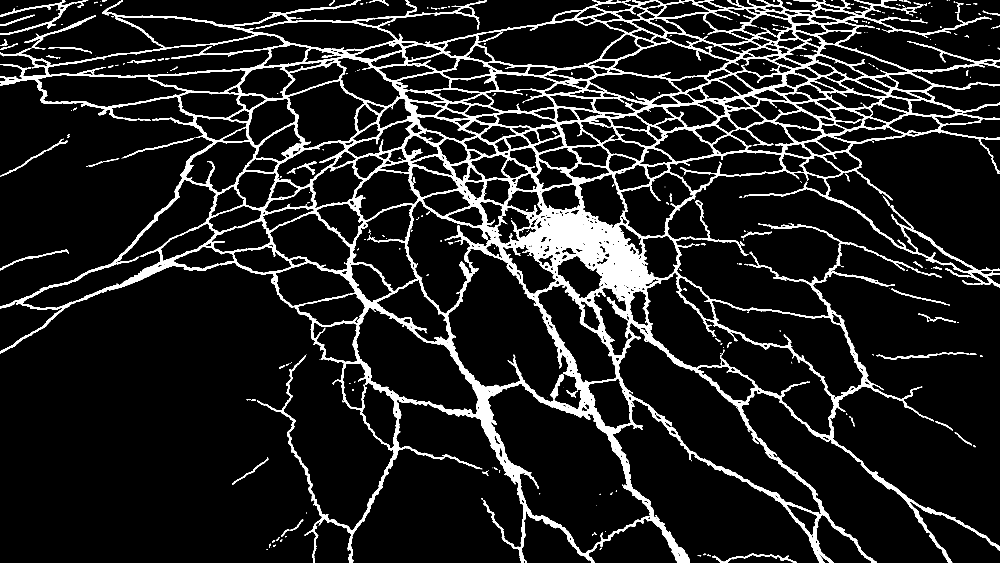
#> input picture pavement_analysis/scan/DJI_20240623182734_0008_D_mask.png, 4000 x 2250 px (shown at 1/4 size)
$ python -i generate_openmvg_damage_masks.py   (imports and definitions only)
#> lines starting #> are read from the running program, lines starting #| are printed output that depends on the picture; after the words box and inside, x2 and y2 are one past the last pixel; in counts of white or black regions, pixels touching at a corner belong together
#> in process, opened is the input picture: PIL image 4000x2250 L; 9.9% white; 429 white regions (217 under 20 px), largest, box (x1, y1, x2, y2) and area: (0, 0, 4000, 2250) 841532, (0, 0, 296, 139) 4348, (97, 61, 384, 197) 2770
"""Generate OpenMVG masks that retain pavement cracks and potholes.

OpenMVG treats zero-valued (black) pixels as excluded and non-zero pixels as
valid.  The generated masks are therefore white over detected damage and black
everywhere else.  Each mask is saved beside its source image as
``<image_stem>_mask.png``.

This script is tuned for the three DJI frames in ``pavement_analysis/scan``.
Cracks are detected from their local dark-line contrast.  The badly ravelled
pothole is included with a hand-checked polygon per frame so its bright exposed
aggregate is not lost by a dark-crack detector.
"""

from __future__ import annotations

from collections import deque
from pathlib import Path

import numpy as np
from PIL import Image, ImageDraw, ImageFilter, ImageOps


SCAN_DIR = Path(__file__).resolve().parent / "scan"
PREVIEW_DIR = SCAN_DIR / "_mask_previews"
WORK_WIDTH = 2000

# Polygon vertices are normalized to the displayed image width and height.
# They cover the visibly ravelled/pothole area, including its irregular rim.
POTHOLE_POLYGONS: dict[str, list[tuple[float, float]]] = {
    "DJI_20240623182734_0008_D": [
        (0.426, 0.320),
        (0.472, 0.286),
        (0.548, 0.313),
        (0.631, 0.356),
        (0.669, 0.423),
        (0.645, 0.505),
        (0.586, 0.557),
        (0.505, 0.563),
        (0.443, 0.505),
        (0.410, 0.413),
    ],
    "DJI_20240623182741_0009_D": [
        (0.410, 0.337),
        (0.456, 0.302),
        (0.535, 0.317),
        (0.605, 0.357),
        (0.631, 0.415),
        (0.600, 0.489),
        (0.525, 0.535),
        (0.448, 0.512),
        (0.404, 0.445),
    ],
    "DJI_20240623182745_0010_D": [
        (0.403, 0.344),
        (0.450, 0.314),
        (0.523, 0.326),
        (0.586, 0.367),
        (0.616, 0.432),
        (0.588, 0.508),
        (0.519, 0.551),
        (0.448, 0.527),
        (0.398, 0.453),
    ],
}


def shifted(mask: np.ndarray, dx: int, dy: int) -> np.ndarray:
    """Shift a boolean array without wrapping values at the image borders."""
    result = np.zeros_like(mask, dtype=np.uint8)
    height, width = mask.shape
    source_x0 = max(0, -dx)
    source_x1 = min(width, width - dx)
    source_y0 = max(0, -dy)
    source_y1 = min(height, height - dy)
    target_x0 = source_x0 + dx
    target_x1 = source_x1 + dx
    target_y0 = source_y0 + dy
    target_y1 = source_y1 + dy
    result[target_y0:target_y1, target_x0:target_x1] = mask[
        source_y0:source_y1, source_x0:source_x1
    ]
    return result


def directional_support(mask: np.ndarray, radius: int = 4) -> tuple[np.ndarray, np.ndarray]:
    """Return strongest and total support over several line orientations."""
    strongest = np.zeros_like(mask, dtype=np.uint8)
    total = np.zeros_like(mask, dtype=np.uint16)
    directions = (
        (1, 0),
        (0, 1),
        (1, 1),
        (1, -1),
        (2, 1),
        (1, 2),
        (2, -1),
        (1, -2),
    )
    for step_x, step_y in directions:
        count = np.zeros_like(mask, dtype=np.uint8)
        for offset in range(-radius, radius + 1):
            count += shifted(mask, offset * step_x, offset * step_y)
        strongest = np.maximum(strongest, count)
        total += count
    return strongest, total


def keep_linear_components(mask: np.ndarray) -> np.ndarray:
    """Remove short isolated texture responses while preserving crack segments."""
    working = mask.copy()
    kept = np.zeros_like(mask, dtype=bool)
    height, width = mask.shape
    seed_rows, seed_columns = np.nonzero(working)

    for seed_y, seed_x in zip(seed_rows.tolist(), seed_columns.tolist()):
        if not working[seed_y, seed_x]:
            continue
        working[seed_y, seed_x] = False
        queue: deque[tuple[int, int]] = deque([(seed_y, seed_x)])
        pixels: list[tuple[int, int]] = []
        min_x = max_x = seed_x
        min_y = max_y = seed_y

        while queue:
            y, x = queue.popleft()
            pixels.append((y, x))
            min_x = min(min_x, x)
            max_x = max(max_x, x)
            min_y = min(min_y, y)
            max_y = max(max_y, y)
            for neighbor_y in range(max(0, y - 1), min(height, y + 2)):
                for neighbor_x in range(max(0, x - 1), min(width, x + 2)):
                    if working[neighbor_y, neighbor_x]:
                        working[neighbor_y, neighbor_x] = False
                        queue.append((neighbor_y, neighbor_x))

        span = max(max_x - min_x + 1, max_y - min_y + 1)
        if len(pixels) >= 8 and span >= 9:
            rows, columns = zip(*pixels)
            kept[rows, columns] = True

    return kept


def detect_cracks(image: Image.Image) -> Image.Image:
    """Return a work-resolution binary crack mask for one RGB image."""
    width, height = image.size
#> width = 4000; height = 2250
    work_height = round(height * WORK_WIDTH / width)
#> work_height = 1125
    work = image.resize((WORK_WIDTH, work_height), Image.Resampling.LANCZOS)

    gray = np.asarray(ImageOps.grayscale(work), dtype=np.int16)
    # Large blur approximates the local pavement tone.  Dark cracks then have
    # a positive response even across the road's gradual illumination changes.
    local_tone = np.asarray(
        Image.fromarray(gray.astype(np.uint8)).filter(ImageFilter.GaussianBlur(10.0)),
        dtype=np.int16,
    )
    dark_response = local_tone - gray
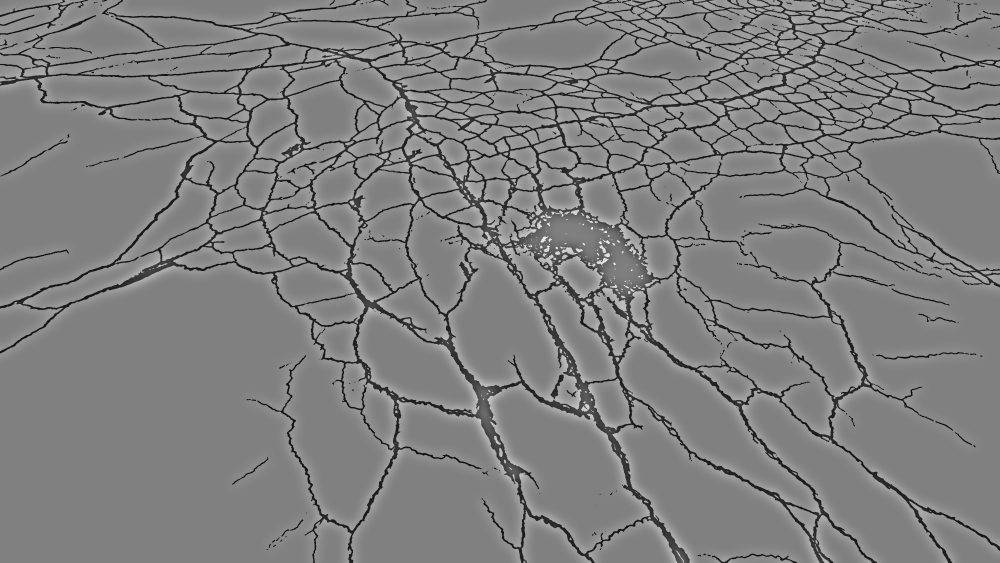
#> dark_response: shape (1125, 2000) int16 (shown at 1/2 size); min -253, max 250, mean 0; drawn with min black and max white

    weak = dark_response >= 25
#> weak: shape (1125, 2000) bool; 29.1% white; 895 white regions (376 under 20 px), largest, box (x1, y1, x2, y2) and area: (896, 497, 1163, 819) 12780, (1237, 645, 1642, 1029) 12258, (95, 69, 571, 151) 10271
    strong = dark_response >= 43
#> strong: shape (1125, 2000) bool; 13.6% white; 1479 white regions (617 under 20 px), largest, box (x1, y1, x2, y2) and area: (975, 767, 1300, 1040) 5650, (713, 614, 958, 829) 4995, (1237, 646, 1642, 1029) 4892
    support, all_direction_support = directional_support(weak)
#> after the loop in directional_support, `for step_x, step_y in directions:`:
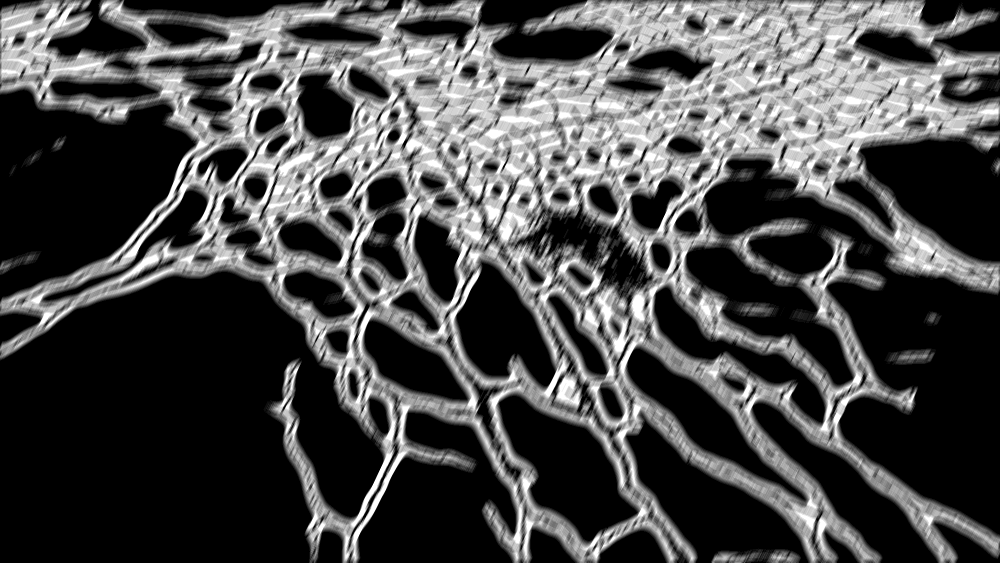
#> count: shape (1125, 2000) (shown at 1/2 size); min 0, max 9, mean 2.61; drawn with min black and max white
#> after the loop in directional_support, `for step_x, step_y in directions:`:
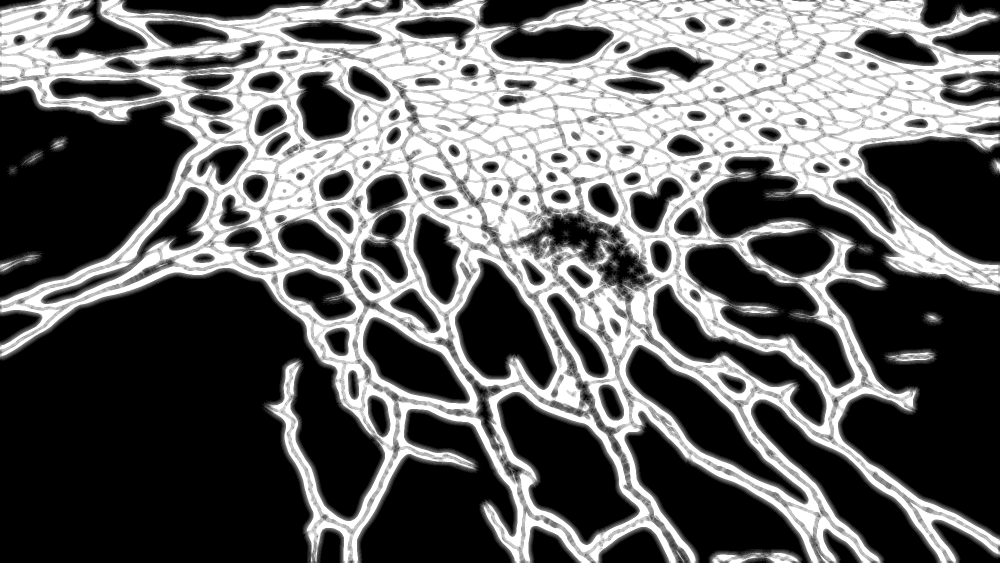
#> strongest: shape (1125, 2000) (shown at 1/2 size); min 0, max 9, mean 3.51; drawn with min black and max white
#> after the loop in directional_support, `for step_x, step_y in directions:`:
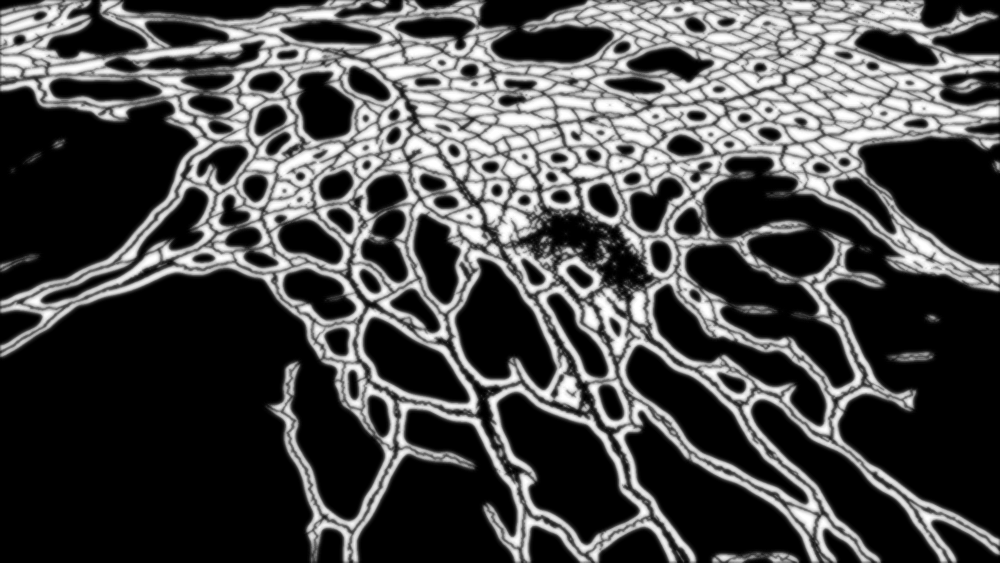
#> total: shape (1125, 2000) uint16 (shown at 1/2 size); min 0, max 72, mean 20.9; drawn with min black and max white

    # A crack has a continuous dark centerline.  Requiring several collinear
    # samples plus a dominant orientation removes most randomly oriented
    # aggregate texture and tire specks.
    coherent = support.astype(np.uint16) * 4 >= all_direction_support
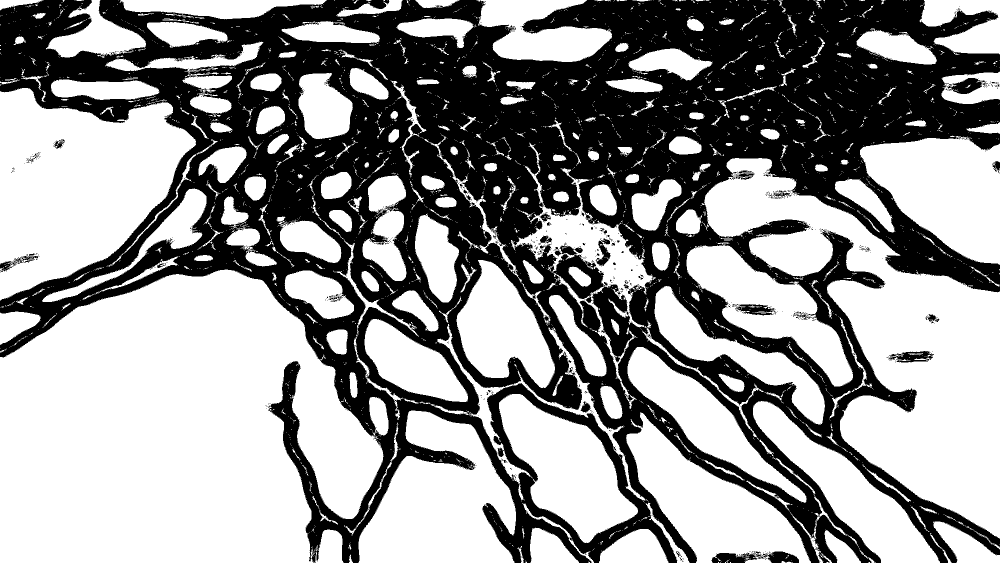
#> coherent: shape (1125, 2000) bool (shown at 1/2 size); 58.9% white; 793 black regions (747 under 20 px), largest, box (x1, y1, x2, y2) and area: (0, 0, 2000, 1125) 912440, (1423, 1103, 1598, 1125) 2381, (1895, 156, 1974, 188) 1317
    cracks = ((weak & (support >= 5)) | (strong & (support >= 4))) & coherent
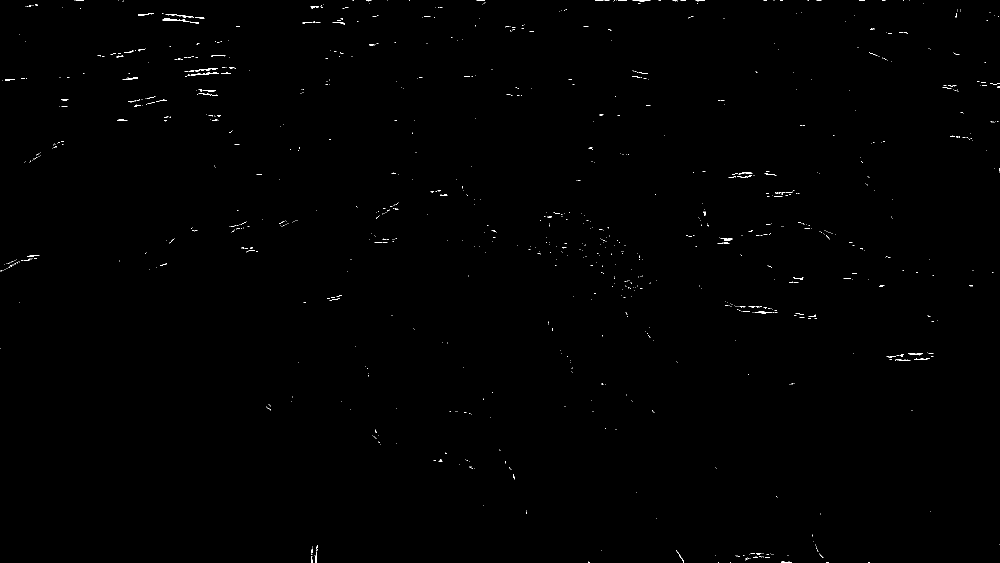
#> cracks: shape (1125, 2000) bool (shown at 1/2 size); 0.25% white in thin lines or dots
    cracks = keep_linear_components(cracks)
#> in keep_linear_components, `seed_rows, seed_columns = np.nonzero(working)`: seed_rows = 5557 values from 0 to 1124; seed_columns = 5557 values, max 1999 at index 2024, min 0 at index 4774, mean 976.1
#> the loop in keep_linear_components, `for seed_y, seed_x in zip(seed_rows.tolist(), seed_columns.tolist()):` made 5557 passes
#> (span, rows, columns) on passes 922, 993, 1012, 1030, 1083: (9, (44, 44, 44, 44, 44, 44, 44, 44, 44), (632, 633, 634, 635, 636, 637, 638, 639, 640)), (9, (47, 47, 47, 47, 47, 47, 47, 48, 47, 48, 47, 48), (681, 682, 683, 684, 685, 686, 687, 687, 688, 688, 689, 689)), (10, (52, 52, 52, 52, 52, 52, 52, 52, 52, 52), (1167, 1168, 1169, 1170, 1171, 1172, 1173, 1174, 1175, 1176)), (9, (53, 54, 53, 53, 53, 53, 53, 53, 53), (1010, 1011, 1012, 1013, 1014, 1015, 1016, 1017, 1018)), (9, (62, 62, 62, 62, 62, 62, 62, 63, 63), (1059, 1060, 1061, 1062, 1063, 1064, 1065, 1066, 1067))
#> (seed_x, span, rows) on pass 23: (732, 11, (0, 0, 0, 0, 1, 0, 1, 0, 1, 2, 0, 1, 0, 1, 0, 1, 0, 0))
#> after the loop in keep_linear_components, `for seed_y, seed_x in zip(seed_rows.tolist(), seed_columns.tolist()):`: kept: shape (1125, 2000) bool; 0.13% white in thin lines or dots
    crack_image = Image.fromarray((cracks * 255).astype(np.uint8), mode="L")
#> crack_image: PIL image 2000x1125 L; 0.13% white in thin lines or dots

    # Give retained OpenMVG features a modest band around each crack centerline.
    crack_image = crack_image.filter(ImageFilter.MaxFilter(11))
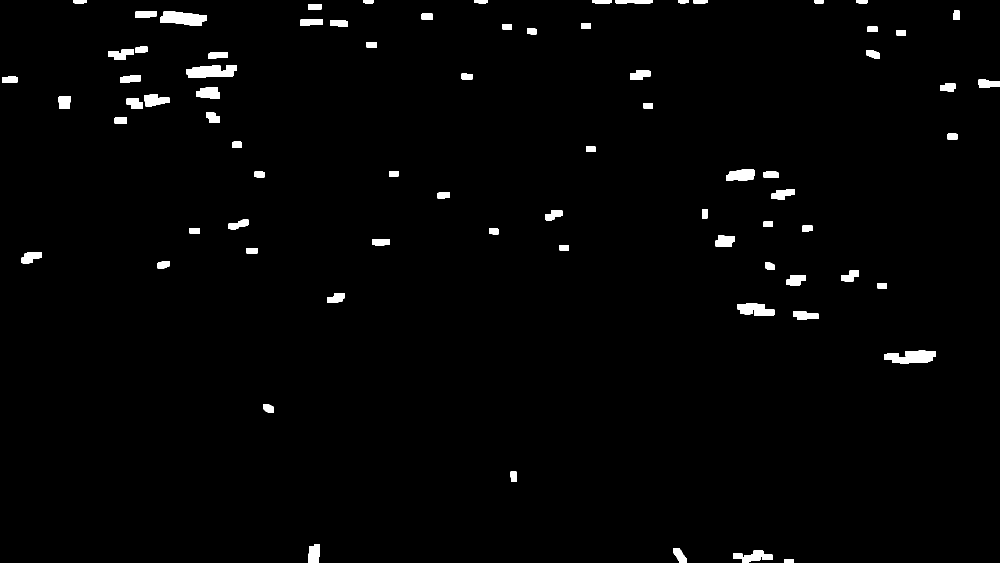
#> crack_image: PIL image 2000x1125 L (shown at 1/2 size); 1.6% white; 78 white regions, largest, box (x1, y1, x2, y2) and area: (320, 23, 414, 52) 1988, (1768, 701, 1872, 727) 1959, (373, 130, 474, 156) 1955
    return crack_image


def add_pothole(mask: Image.Image, stem: str) -> None:
    polygon = POTHOLE_POLYGONS.get(stem)
    if not polygon:
        return
    width, height = mask.size
    points = [(round(x * width), round(y * height)) for x, y in polygon]
    ImageDraw.Draw(mask).polygon(points, fill=255)


def make_overlay(image: Image.Image, mask: Image.Image) -> Image.Image:
    preview = image.copy()
    preview.thumbnail((1600, 1600), Image.Resampling.LANCZOS)
    small_mask = mask.resize(preview.size, Image.Resampling.NEAREST)
    tint = Image.new("RGB", preview.size, (255, 28, 28))
    alpha = small_mask.point(lambda value: 116 if value else 0)
    return Image.composite(tint, preview, alpha)


def process(source: Path) -> tuple[Path, Path]:
    with Image.open(source) as opened:
        image = ImageOps.exif_transpose(opened).convert("RGB")

    mask = detect_cracks(image)
#> (the run stopped early here; a loop or call above may not have finished)
